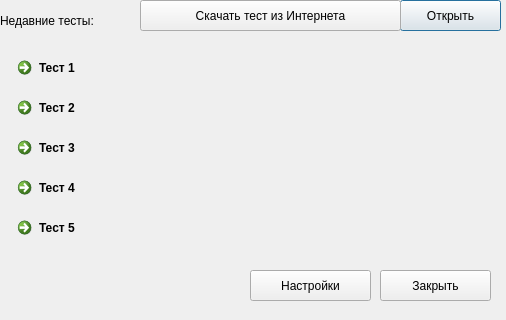
<?xml version="1.0" encoding="UTF-8"?>
<ui version="4.0">
 <class>SelectTestDialog</class>
 <widget class="QDialog" name="SelectTestDialog">
  <property name="geometry">
   <rect>
    <x>0</x>
    <y>0</y>
    <width>506</width>
    <height>320</height>
   </rect>
  </property>
  <property name="windowTitle">
   <string>Dialog</string>
  </property>
  <widget class="QLabel" name="label">
   <property name="geometry">
    <rect>
     <x>0</x>
     <y>10</y>
     <width>131</width>
     <height>22</height>
    </rect>
   </property>
   <property name="text">
    <string>Недавние тесты:</string>
   </property>
  </widget>
  <widget class="QPushButton" name="pushButton">
   <property name="geometry">
    <rect>
     <x>400</x>
     <y>0</y>
     <width>101</width>
     <height>31</height>
    </rect>
   </property>
   <property name="text">
    <string>Открыть</string>
   </property>
  </widget>
  <widget class="QCommandLinkButton" name="commandLinkButton">
   <property name="geometry">
    <rect>
     <x>10</x>
     <y>50</y>
     <width>481</width>
     <height>41</height>
    </rect>
   </property>
   <property name="text">
    <string>Тест 1</string>
   </property>
  </widget>
  <widget class="QCommandLinkButton" name="commandLinkButton_2">
   <property name="geometry">
    <rect>
     <x>10</x>
     <y>90</y>
     <width>481</width>
     <height>41</height>
    </rect>
   </property>
   <property name="text">
    <string>Тест 2</string>
   </property>
  </widget>
  <widget class="QCommandLinkButton" name="commandLinkButton_3">
   <property name="geometry">
    <rect>
     <x>10</x>
     <y>130</y>
     <width>481</width>
     <height>41</height>
    </rect>
   </property>
   <property name="text">
    <string>Тест 3</string>
   </property>
  </widget>
  <widget class="QCommandLinkButton" name="commandLinkButton_4">
   <property name="geometry">
    <rect>
     <x>10</x>
     <y>170</y>
     <width>481</width>
     <height>41</height>
    </rect>
   </property>
   <property name="text">
    <string>Тест 4</string>
   </property>
  </widget>
  <widget class="QCommandLinkButton" name="commandLinkButton_5">
   <property name="geometry">
    <rect>
     <x>10</x>
     <y>210</y>
     <width>481</width>
     <height>41</height>
    </rect>
   </property>
   <property name="text">
    <string>Тест 5</string>
   </property>
  </widget>
  <widget class="QPushButton" name="pushButton_2">
   <property name="geometry">
    <rect>
     <x>380</x>
     <y>270</y>
     <width>111</width>
     <height>31</height>
    </rect>
   </property>
   <property name="text">
    <string>Закрыть</string>
   </property>
  </widget>
  <widget class="QPushButton" name="pushButton_3">
   <property name="geometry">
    <rect>
     <x>250</x>
     <y>270</y>
     <width>121</width>
     <height>31</height>
    </rect>
   </property>
   <property name="text">
    <string>Настройки</string>
   </property>
  </widget>
  <widget class="QPushButton" name="pushButton_4">
   <property name="geometry">
    <rect>
     <x>140</x>
     <y>0</y>
     <width>261</width>
     <height>31</height>
    </rect>
   </property>
   <property name="text">
    <string>Скачать тест из Интернета</string>
   </property>
  </widget>
  <zorder>pushButton_2</zorder>
  <zorder>label</zorder>
  <zorder>pushButton</zorder>
  <zorder>commandLinkButton</zorder>
  <zorder>commandLinkButton_2</zorder>
  <zorder>commandLinkButton_3</zorder>
  <zorder>commandLinkButton_4</zorder>
  <zorder>commandLinkButton_5</zorder>
  <zorder>pushButton_3</zorder>
  <zorder>pushButton_4</zorder>
 </widget>
 <resources/>
 <connections/>
</ui>
